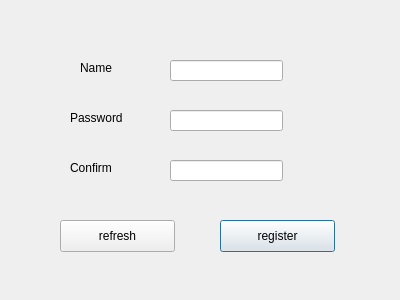
<?xml version="1.0" encoding="UTF-8"?>
<ui version="4.0">
 <class>reg</class>
 <widget class="QDialog" name="reg">
  <property name="geometry">
   <rect>
    <x>0</x>
    <y>0</y>
    <width>400</width>
    <height>300</height>
   </rect>
  </property>
  <property name="windowTitle">
   <string>Dialog</string>
  </property>
  <property name="styleSheet">
   <string notr="true">QDialog
{
	border-image:url(:/img/img/0008020203180562_b.png)
}</string>
  </property>
  <widget class="QPushButton" name="pushButton">
   <property name="geometry">
    <rect>
     <x>220</x>
     <y>220</y>
     <width>115</width>
     <height>32</height>
    </rect>
   </property>
   <property name="styleSheet">
    <string notr="true">font: bold 12pt &quot;Segoe Print&quot;;</string>
   </property>
   <property name="text">
    <string>register</string>
   </property>
  </widget>
  <widget class="QPushButton" name="pushButton_2">
   <property name="geometry">
    <rect>
     <x>60</x>
     <y>220</y>
     <width>115</width>
     <height>32</height>
    </rect>
   </property>
   <property name="styleSheet">
    <string notr="true">font: bold 12pt &quot;Segoe Print&quot;;</string>
   </property>
   <property name="text">
    <string>refresh</string>
   </property>
  </widget>
  <widget class="QLabel" name="label">
   <property name="geometry">
    <rect>
     <x>80</x>
     <y>60</y>
     <width>59</width>
     <height>16</height>
    </rect>
   </property>
   <property name="styleSheet">
    <string notr="true">font: 12pt &quot;MV Boli&quot;;</string>
   </property>
   <property name="text">
    <string>Name</string>
   </property>
  </widget>
  <widget class="QLabel" name="label_2">
   <property name="geometry">
    <rect>
     <x>70</x>
     <y>110</y>
     <width>59</width>
     <height>16</height>
    </rect>
   </property>
   <property name="styleSheet">
    <string notr="true">font: 12pt &quot;MV Boli&quot;;</string>
   </property>
   <property name="text">
    <string>Password</string>
   </property>
  </widget>
  <widget class="QLabel" name="label_3">
   <property name="geometry">
    <rect>
     <x>70</x>
     <y>160</y>
     <width>59</width>
     <height>16</height>
    </rect>
   </property>
   <property name="styleSheet">
    <string notr="true">font: 12pt &quot;MV Boli&quot;;</string>
   </property>
   <property name="text">
    <string>Confirm</string>
   </property>
  </widget>
  <widget class="QLineEdit" name="NameText">
   <property name="geometry">
    <rect>
     <x>170</x>
     <y>60</y>
     <width>113</width>
     <height>21</height>
    </rect>
   </property>
  </widget>
  <widget class="QLineEdit" name="PasswordText">
   <property name="geometry">
    <rect>
     <x>170</x>
     <y>110</y>
     <width>113</width>
     <height>21</height>
    </rect>
   </property>
  </widget>
  <widget class="QLineEdit" name="ConfirmText">
   <property name="geometry">
    <rect>
     <x>170</x>
     <y>160</y>
     <width>113</width>
     <height>21</height>
    </rect>
   </property>
  </widget>
 </widget>
 <resources/>
 <connections/>
</ui>
